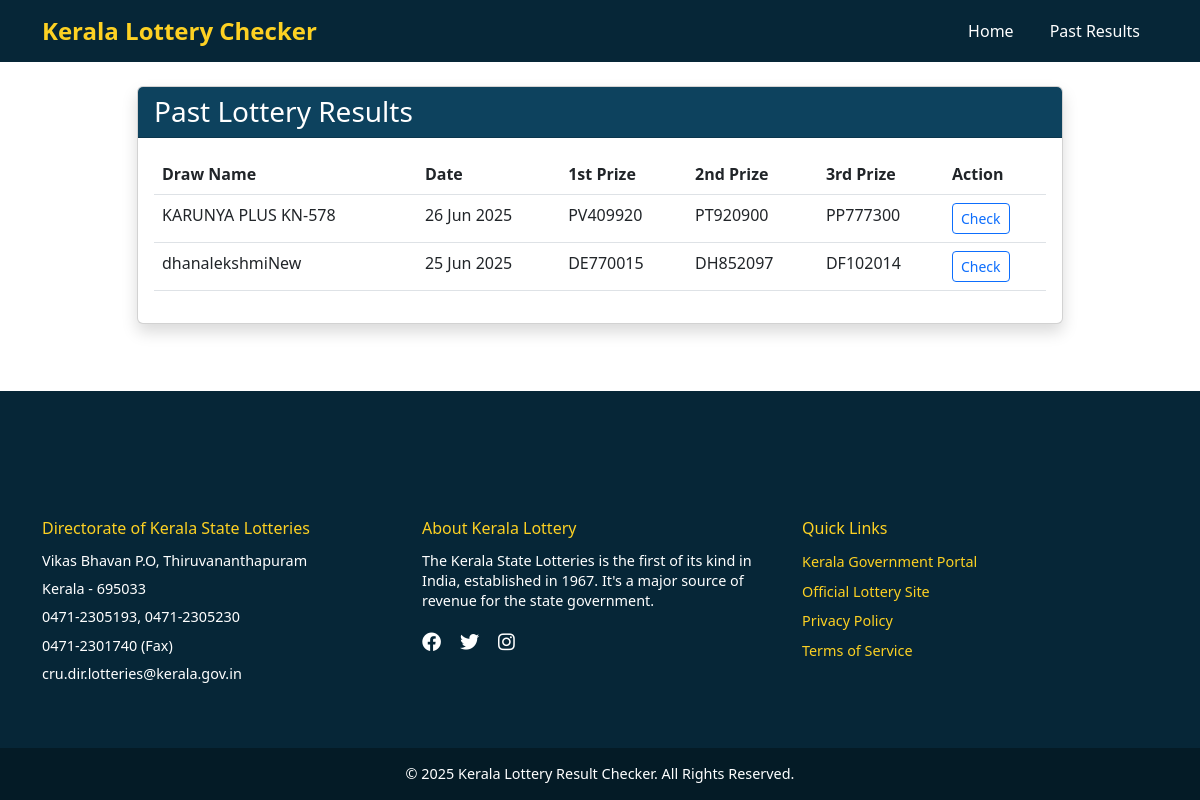
/past-results/, run on the app's committed database.
### lottery/models.py (models this page shows, shortened)
class LotteryDraw(models.Model):
    draw_name = models.CharField(max_length=50)
    draw_date = models.DateField()
    draw_time = models.TimeField()
    result_pdf = models.FileField(upload_to='lottery_results/')
    uploaded_at = models.DateTimeField(auto_now_add=True)

class Prize(models.Model):
    PRIZE_TYPES = [
        ('1st', '1st Prize'),
        ('2nd', '2nd Prize'),
        ('3rd', '3rd Prize'),
        ('cons', 'Consolation Prize'),
        ('4th', '4th Prize'),
        ('5th', '5th Prize'),
        ('6th', '6th Prize'),
        ('7th', '7th Prize'),
        ('8th', '8th Prize'),
        ('9th', '9th Prize'),
    ]
    lottery_draw = models.ForeignKey(LotteryDraw, on_delete=models.CASCADE)
    prize_type = models.CharField(max_length=10, choices=PRIZE_TYPES)
    amount = models.DecimalField(max_digits=12, decimal_places=2)
    ticket_code = models.CharField(max_length=8, validators=[
        RegexValidator(
            regex='^[A-Z]{2}\d{6}$',
            message='Ticket code must be 2 letters followed by 6 digits'
        )
    ])
    location = models.CharField(max_length=100, blank=True, null=True)

### lottery/views.py (the view)
# urls.py: path('past-results/', views.past_results, name='past_results'),
def past_results(request):
    today = date.today()
    past_draws = LotteryDraw.objects.filter(draw_date__lt=today).order_by('-draw_date')
    draws_with_prizes = []
    for draw in past_draws:
        draws_with_prizes.append({
            'draw': draw,
            'first_prize': draw.prize_set.filter(prize_type='1st').first(),
            'second_prize': draw.prize_set.filter(prize_type='2nd').first(),
            'third_prize': draw.prize_set.filter(prize_type='3rd').first(),
        })
    return render(request, 'lottery/past_results.html', {
        'draws_with_prizes': draws_with_prizes
    })

### lottery/templates/lottery/past_results.html
{% extends 'lottery/base.html' %}
{% block content %}
<div class="row justify-content-center">
    <div class="col-md-10">
        <div class="card shadow">
            <div class="card-header text-white" style="background-color: #0d425e;">
                <h3 class="mb-0">Past Lottery Results</h3>
            </div>
            <div class="card-body">
                <div class="table-responsive">
                    <table class="table table-hover">
                        <thead>
                            <tr>
                                <th>Draw Name</th>
                                <th>Date</th>
                                <th>1st Prize</th>
                                <th>2nd Prize</th>
                                <th>3rd Prize</th>
                                <th>Action</th>
                            </tr>
                        </thead>
                        <tbody>
                            {% for draw_data in draws_with_prizes %}
                            <tr>
                                <td>{{ draw_data.draw.draw_name }}</td>
                                <td>{{ draw_data.draw.draw_date|date:"d M Y" }}</td>
                                <td>
                                    {% if draw_data.first_prize %}
                                        {{ draw_data.first_prize.ticket_code }}
                                    {% else %}
                                        -
                                    {% endif %}
                                </td>
                                <td>
                                    {% if draw_data.second_prize %}
                                        {{ draw_data.second_prize.ticket_code }}
                                    {% else %}
                                        -
                                    {% endif %}
                                </td>
                                <td>
                                    {% if draw_data.third_prize %}
                                        {{ draw_data.third_prize.ticket_code }}
                                    {% else %}
                                        -
                                    {% endif %}
                                </td>
                                <td>
                                    <a href="{% url 'home' %}?draw_date={{ draw_data.draw.draw_date|date:'Y-m-d' }}"
                                       class="btn btn-sm btn-outline-primary">Check</a>
                                </td>
                            </tr>
                            {% empty %}
                            <tr>
                                <td colspan="6" class="text-center">No past results available</td>
                            </tr>
                            {% endfor %}
                        </tbody>
                    </table>
                </div>
            </div>
        </div>
    </div>
</div>
{% endblock %}

### lottery/templates/lottery/base.html (shortened to what this page needs)
<!DOCTYPE html>
<html lang="en">
<head>
    <link href="https://cdn.jsdelivr.net/npm/bootstrap@5.3.0/dist/css/bootstrap.min.css" rel="stylesheet">
    <link rel="stylesheet" href="https://cdnjs.cloudflare.com/ajax/libs/font-awesome/6.0.0/css/all.min.css">
</head>
<body>
    <nav class="navbar navbar-expand-lg">
        <div class="container ">
            <a class="navbar-brand" href="{% url 'home' %}">Kerala Lottery Checker</a>
            <div class="collapse navbar-collapse" id="navbarNav">
                <ul class="navbar-nav ms-auto">
                    <li class="nav-item">
                        <a class="nav-link" href="{% url 'home' %}">Home</a>
                    </li>
                    <li class="nav-item">
                        <a class="nav-link" href="{% url 'past_results' %}">Past Results</a>
                    </li>
                </ul>
            </div>
        </div>
    </nav>
    <div class="main-content">
        <div class="container my-4">
            {% block content %}{% endblock %}
        </div>
    </div>
    <footer class="footer mt-auto">
        <div class="container">
            <div class="row">
                <div class="col-md-4 footer-section">
                    <h5>Directorate of Kerala State Lotteries</h5>
                    <p>Vikas Bhavan P.O, Thiruvananthapuram</p>
                    <p>Kerala - 695033</p>
                    <p>0471-2305193, 0471-2305230</p>
                    <p>0471-2301740 (Fax)</p>
                    <p>cru.dir.lotteries@kerala.gov.in</p>
                </div>
                <div class="col-md-4 footer-section">
                    <h5>About Kerala Lottery</h5>
                    <p>The Kerala State Lotteries is the first of its kind in India, established in 1967. It's a major source of revenue for the state government.</p>
                    <div class="social-icons">
                        <a href="https://www.facebook.com/"><i class="fab fa-facebook"></i></a>
                        <a href="https://x.com/"><i class="fab fa-twitter"></i></a>
                        <a href="https://www.instagram.com/?flo=true"><i class="fab fa-instagram"></i></a>
                    </div>
                </div>
                <div class="col-md-4 footer-section">
                    <h5>Quick Links</h5>
                    <div class="footer-links">
                        <a href="https://kerala.gov.in" target="_blank">Kerala Government Portal</a>
                        <a href="https://statelottery.kerala.gov.in" target="_blank">Official Lottery Site</a>
                        <a href="#">Privacy Policy</a>
                        <a href="#">Terms of Service</a>
                    </div>
                </div>
            </div>
        </div>
        <div class="copyright">
            <div class="container">
                <p class="mb-0">© {% now "Y" %} Kerala Lottery Result Checker. All Rights Reserved.</p>
            </div>
        </div>
    </footer>
</body>
</html>

### lottery/templates/lottery/base.html (style rules this page uses)
:root { --primary: #062637; --secondary: #fdd123; --text: #4c778d; }
html,body { height: 100%; margin: 0; padding: 0; }
body { display: flex; flex-direction: column; min-height: 100vh; margin: 0; }
.main-content { flex: 1; padding-bottom: 0 !important; }
.navbar { background-color: var(--primary); color: white; }
.navbar-brand { color: var(--secondary) !important; font-weight: bold; font-size: 1.5rem; }
.nav-link { color: white !important; margin: 0 10px; }
.footer { background-color: var(--primary); color: white; padding: 8rem 0 0; width: 100%; font-size: 0.9rem; }
.footer p { margin-bottom: 0.5rem; line-height: 1.4; }
.footer-links a { color: var(--secondary); text-decoration: none; display: block; margin-bottom: 0.5rem; }
.social-icons { margin-top: 1rem; }
.social-icons a { color: white; font-size: 1.2rem; margin-right: 15px; }
.copyright { background-color: rgba(0,0,0,0.3); padding: 1rem 0; margin-top: 2rem; text-align: center; width: 100%; }
.footer-section { margin-bottom: 1.5rem; }
.footer-section h5 { color: var(--secondary); margin-bottom: 0.8rem; font-size: 1rem; }

### data on the page
LotteryDraw: draw.draw_name "KARUNYA PLUS KN-578", draw.draw_date "26 Jun 2025", first_prize.ticket_code "PV409920", second_prize.ticket_code "PT920900", third_prize.ticket_code "PP777300"
LotteryDraw: draw.draw_name "dhanalekshmiNew", draw.draw_date "25 Jun 2025", first_prize.ticket_code "DE770015", second_prize.ticket_code "DH852097", third_prize.ticket_code "DF102014"
